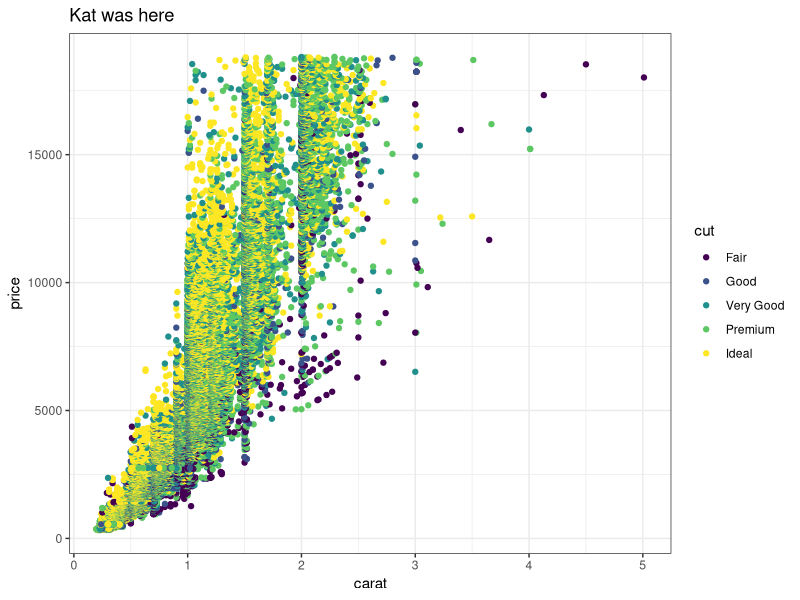
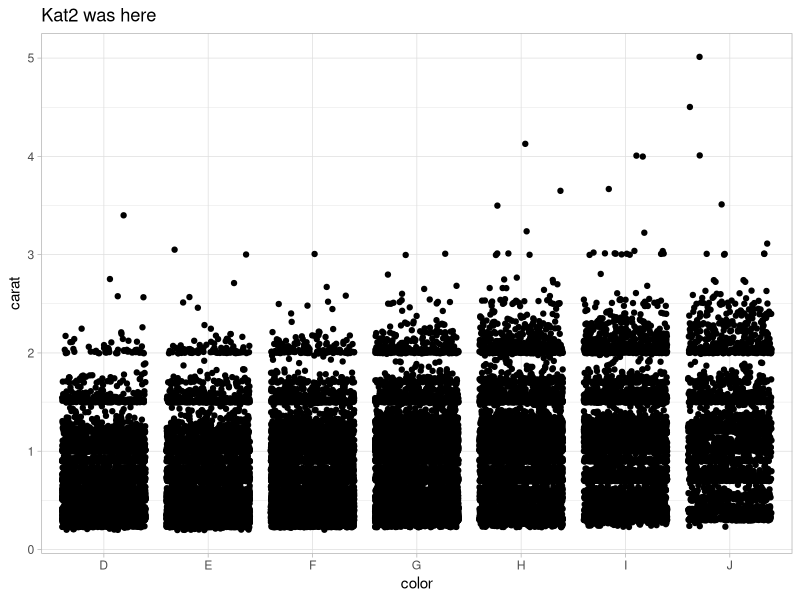
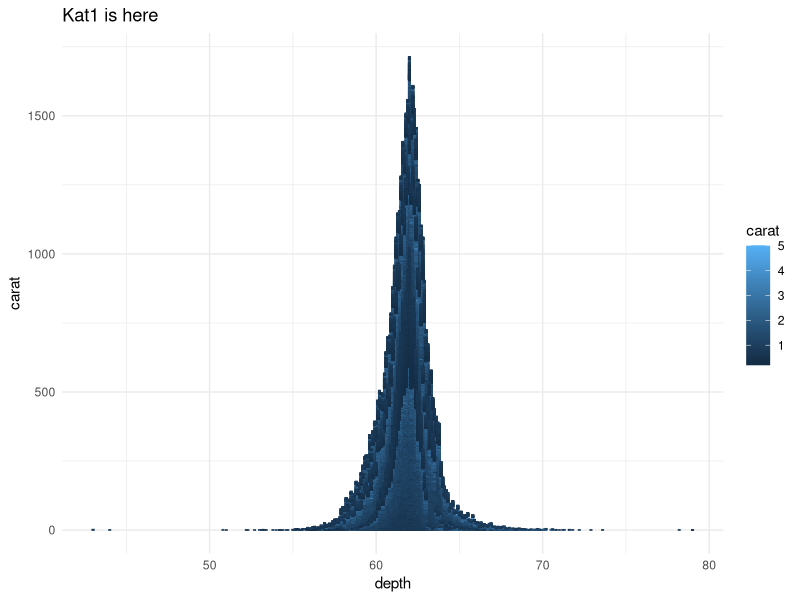
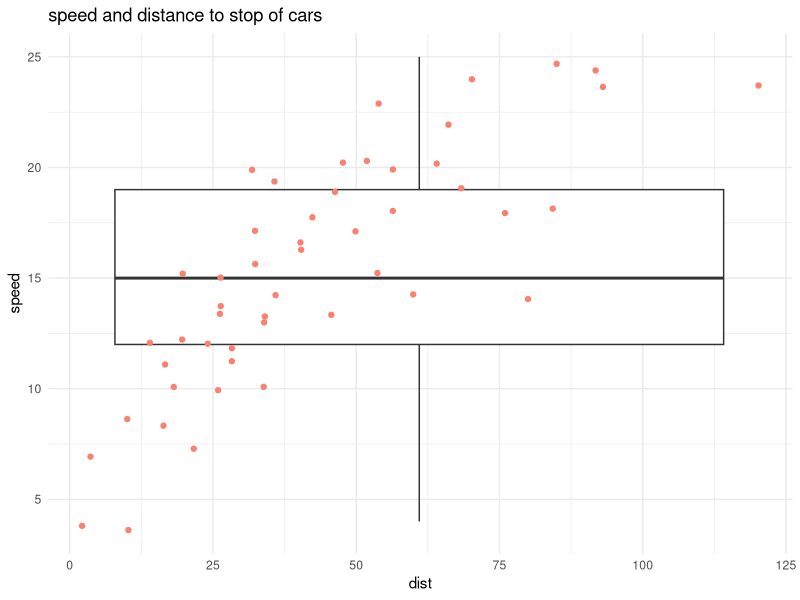

R code for these plots, in order:
## ---- chunk 1
knitr::opts_chunk$set(echo = TRUE)
library(tidyverse)
## ---- chunk 2
# Partner 1: 
# Run the code below to see the original graph
# Change the code below to make the point color change based on 'cut', and update the theme to theme_bw(). Update the title to include your first name. 

ggplot(data = diamonds, aes(x = carat, y = price)) +
  geom_point(aes(color = cut)) +
  theme_bw() +
  labs(title = "Kat was here")
## ---- chunk 3
# Partner 2: 
# Run the code below to see the original graph
# Change the code below to make the geom a geom_jitter, and update the theme to theme_light. Update the title to include your first name. 

ggplot(data = diamonds, aes(x = color, y = carat)) +
  geom_jitter() +
  theme_light() +
  labs(title = "Kat2 was here")
## ---- chunk 4
ggplot(data = diamonds, aes(x = depth, y = carat)) +
  geom_col(aes(color = carat, shape = cut)) +
  theme_minimal() + labs(title = "Kat1 is here")
## ---- chunk 5

ggplot(data = cars, aes(x=dist, y=speed))+
  geom_boxplot()+
  geom_jitter(color = "salmon")+
  theme_minimal()+
  labs(title= "speed and distance to stop of cars")
